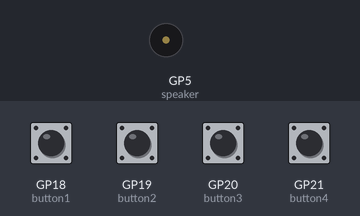
Simulated run of this program. Board: Raspberry Pi Pico running MicroPython. Shown: buzzer (waves = sounding). The test bench sets the inputs (shaded band); at power-on: GP18 (button1), GP19 (button2), GP20 (button3), GP21 (button4) HIGH.

Above: at 1.2 s.
1.3 s: GP18 (button1) pulled LOW for 0.15 s
At 2.1 s:
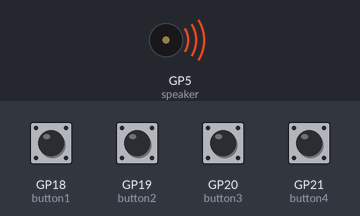
3.8 s: GP20 (button3) pulled LOW for 0.15 s
At 6.73 s:
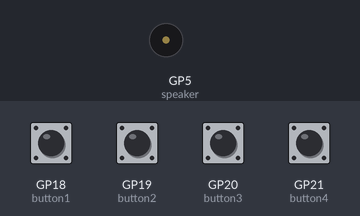
6.9 s: GP20 (button3) pulled LOW for 1 s
At 7.6 s:
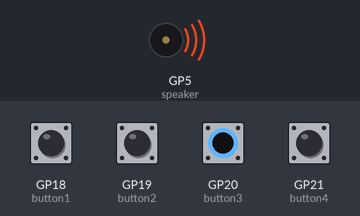
Timing chart, 0 to 11.1 s (numbered marks = the images above; inputs shaded):
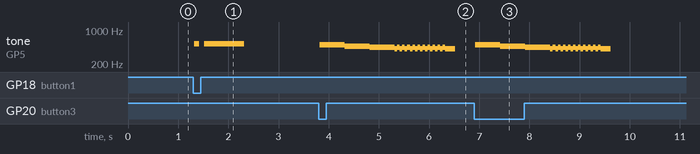

The program:

sound_effects.py
```python
from picozero import Speaker, Button
from time import sleep

# State which pins the components are placed on the Pico
speaker = Speaker(5)
button1 = Button(18)
button2 = Button(19)
button3 = Button(20)
button4 = Button(21)

#A series of functions which create annoying tones
def tada(): # Ta-Daaa!
    speaker.play(523, 0.1)
    sleep(0.1)
    speaker.play(523, 0.8)

def chirp(): # series of high-pitched chirps
    for _ in range(2):
        for i in range(5000, 2999, -100):
            speaker.play(i, 0.02)
        sleep(0.2)

def win(): # rising tones
    for i in range(2000, 5000, 100):
        speaker.play(i, 0.05)

def womp(): # wah-wah-wah-waaaaahhhh
    speaker.play(494, 0.5)
    speaker.play(466, 0.5)
    speaker.play(440, 0.5)
    for i in range(10):
        speaker.play(415, 0.05)
        speaker.play(440, 0.05)
    speaker.play(415, 0.2)

def stop(): # no sound or light

    led.off()

button1.when_pressed = tada
button2.when_pressed = chirp
button3.when_pressed = womp
button4.when_pressed = win

try:
    while True:
        sleep(0.1)
finally:
    stop()
```

Measured:
- after the input at 1.3 s, tone on GP5 (speaker): silent → 523 Hz at once, → silent 0.10 s later, → 523 Hz 0.10 s later, → silent 0.80 s later
- after the input at 3.8 s, tone on GP5 (speaker): plays 494 Hz for 0.50 s, 466 Hz for 0.50 s, 440 Hz for 0.50 s, 415 Hz for 0.05 s, 440 Hz for 0.05 s, 415 Hz for 0.05 s … (24 notes in this stretch), starting at once
- after the input at 6.9 s, tone on GP5 (speaker): plays 494 Hz for 0.50 s, 466 Hz for 0.50 s, 440 Hz for 0.50 s, 415 Hz for 0.05 s, 440 Hz for 0.05 s, 415 Hz for 0.05 s … (24 notes in this stretch), starting at once
